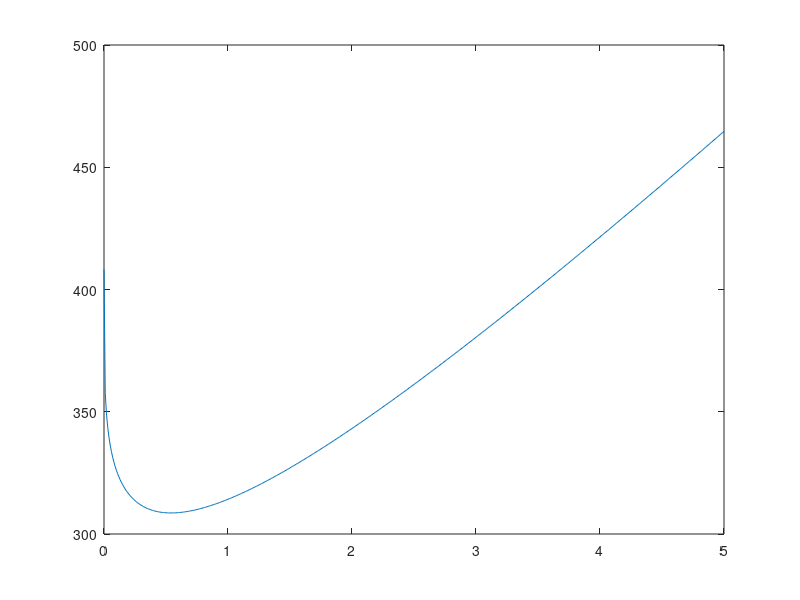

Reproduce this figure in MATLAB.
function []=xu()
t=0:0.01:5;
f1=1-exp(-t.^0.2431/5.2593);
f2=1-exp(-(t+25).^0.2431/5.2593);
w=1200*f2-850*f1+50*t;
x=find(w==min(w));
disp(x);
plot(t,w);